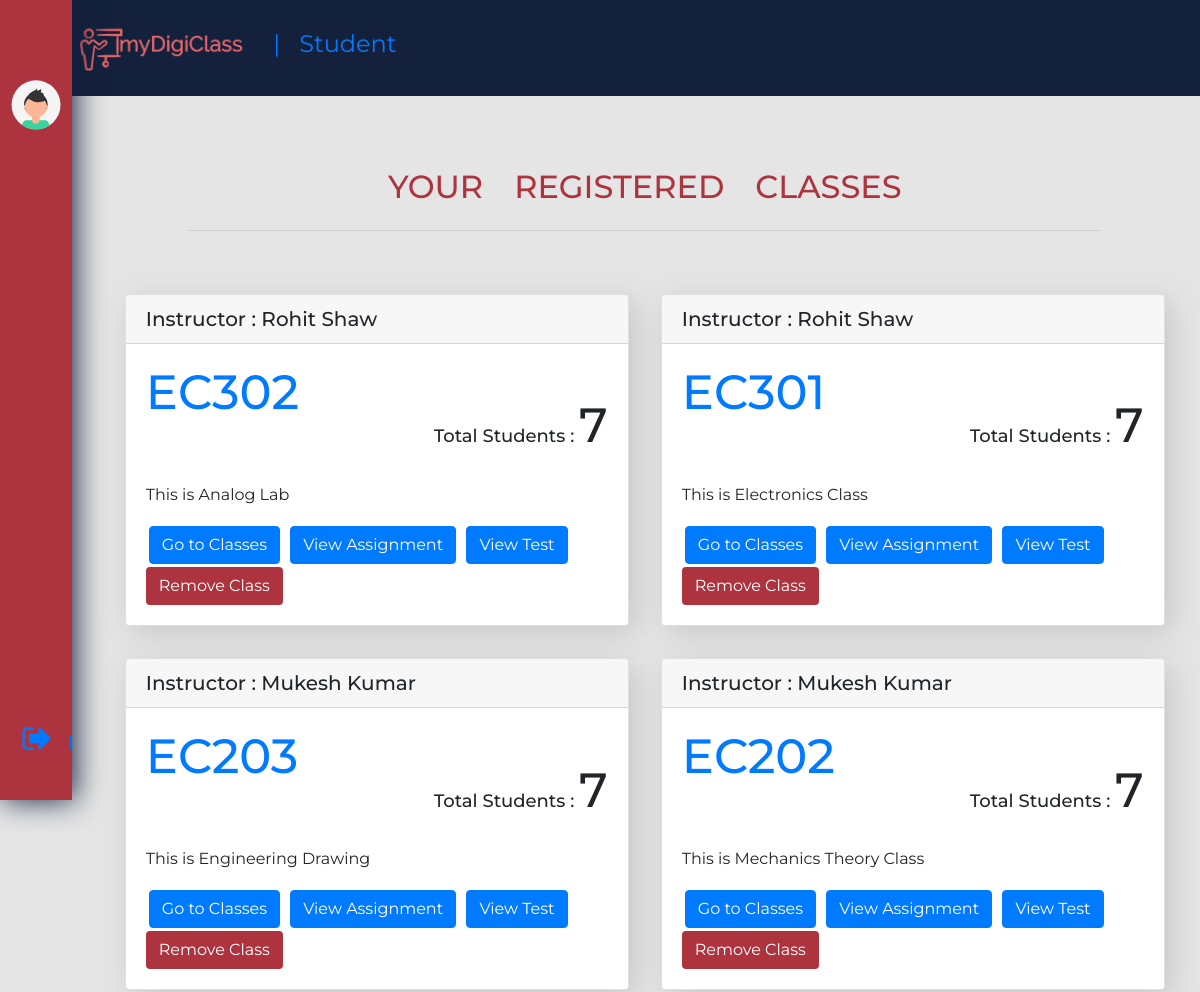
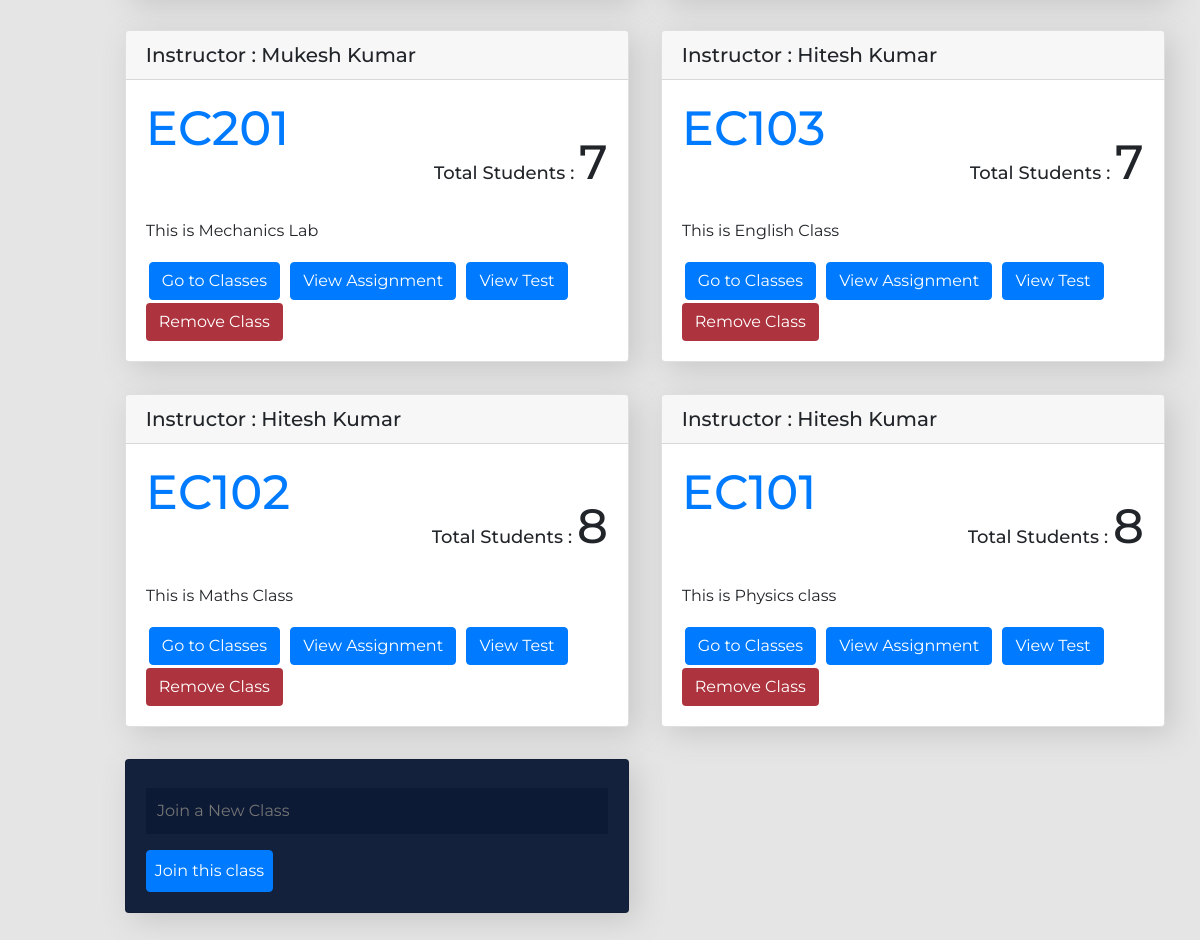
The app's page /Class (signed in), older data (2 pictures, top to bottom).
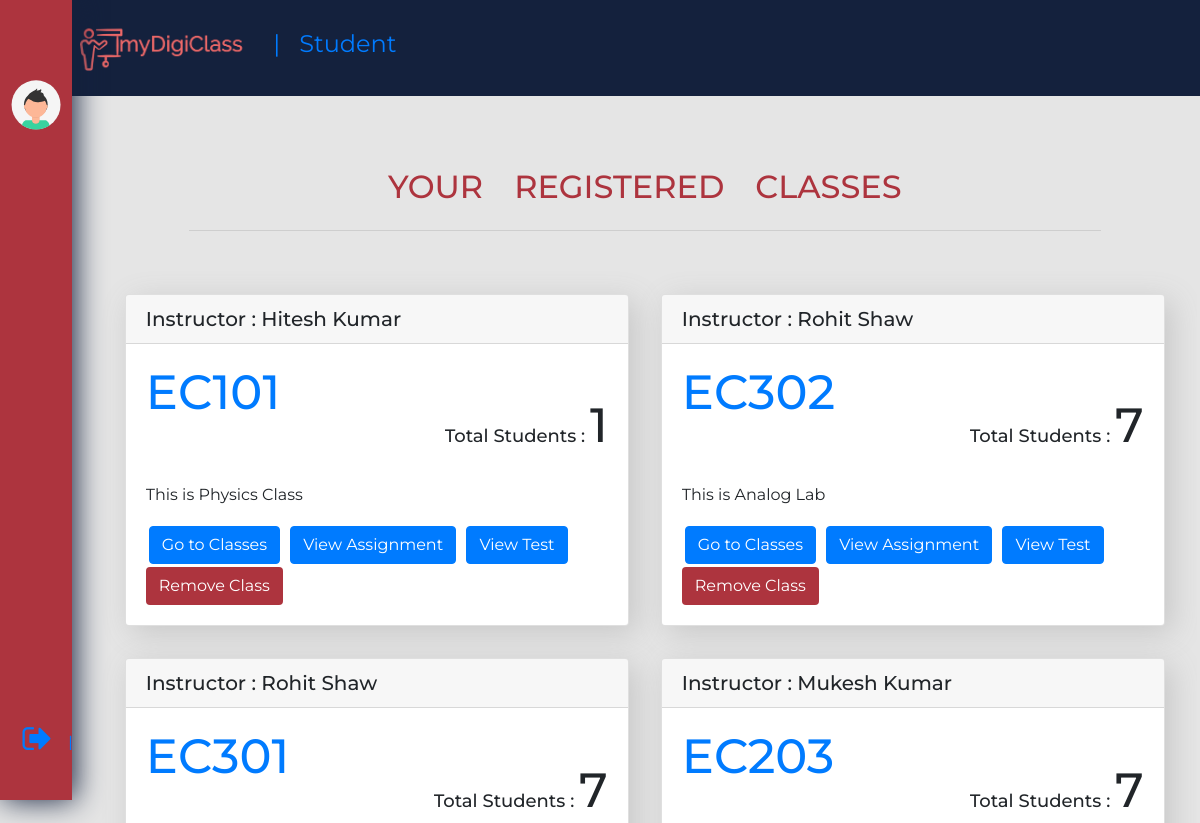
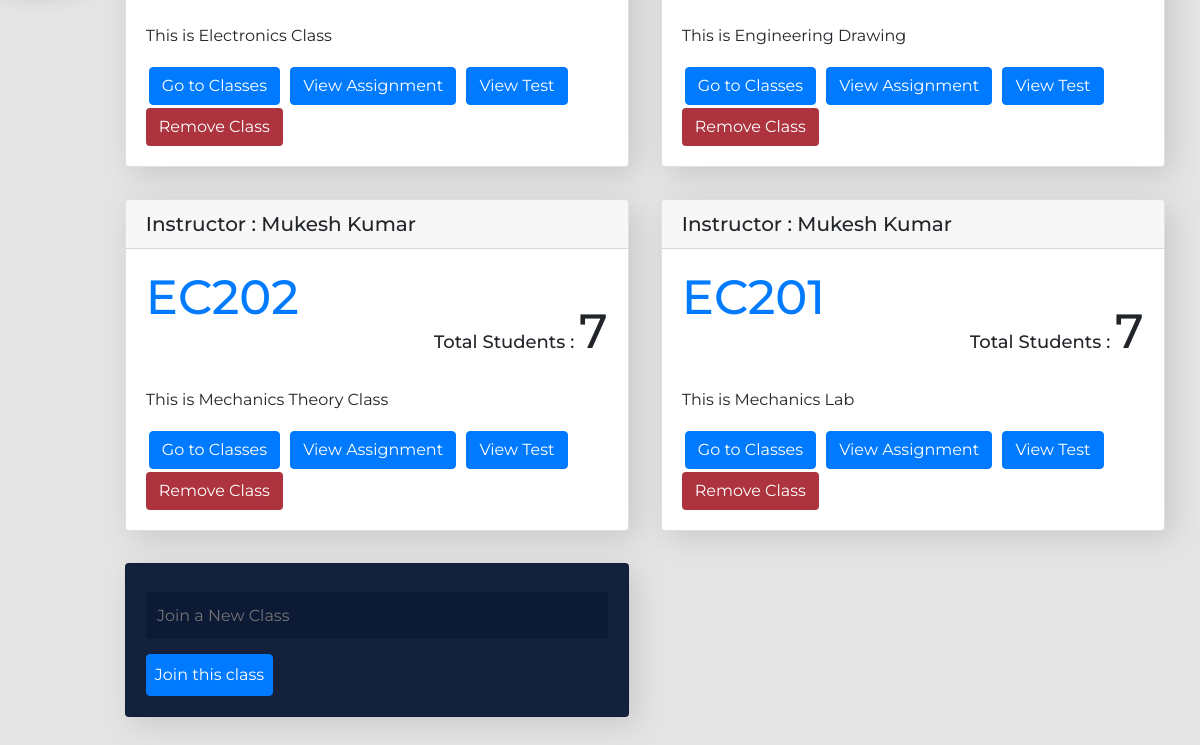
The same page, newer data (2 pictures, top to bottom).
### tables this page shows
CREATE TABLE class(
cls_id text PRIMARY KEY,
desc text,
creator text,
logged boolean
, c_id text);

### server.py (the view)
@app.route('/Class')
def Classs():
	if not check_session(): return redirect(url_for('login'))
	occ=session['user']['occ']
	classes=Class.allclasses(c,session['user']['user_id'])
	name=session['user']['name']
	roll=session['user']['roll']
	username=session['user']['user_id']
	clg_name=college.getCollegeName(c,session['user']['clg_id'])
	teachers=getTeachers()
	return render_template('class.html',occ=occ,classes=classes,username=username,name=name,roll=roll,clg_name=clg_name,teachers=teachers)

### Data_Models/Class.py (called while the page is built)
	@staticmethod
	def allclasses(c,user_id=None,cls_id=None):
		ids=[]
		if user_id :
			c.execute("select cls_id from urc where user_id=?",(user_id,))
			ids=c.fetchall()
		else:
			ids=[(cls_id,)]
		ls=[]
		for i in ids:
			c.execute("select * from class where cls_id=?",i)
			k=c.fetchone()
			c.execute("select user_id from urc where cls_id=?",i)
			sz=len(c.fetchall())-1
			ls.append({'cls_id':k[0].split("_")[1],'desc':k[1],'creator':k[2],'participants':sz})
		if cls_id:
			ls=ls[0]
		if type(ls)==type([]):
			print(ls)
			return reversed(ls)
		return ls

	@staticmethod
	def getTeacherClasses(c,c_id):
		c.execute("select cls_id,desc from class where c_id=?",(c_id,))
		cs=c.fetchall()
		ls=[]
		for cl in cs :
			ls.append({'cls_id':cl[0].split("_")[1],'desc':cl[1]})
		return ls

### Data_Models/College.py (called while the page is built)
	@staticmethod
	def getCollegeName(c,clg_id):
		c.execute("select name from college where clg_id=?",(clg_id,))
		l=c.fetchone()
		return l[0]

### Data_Models/User.py (called while the page is built)
	@staticmethod
	def getTeachers(c,clg_id):
		c.execute("select user_id,name from user where clg_id=? and occ='teacher'",(clg_id,))
		ts = c.fetchall()
		ls=[]
		for t in ts:
			ls.append({'user_id':t[0],'name':t[1]})
		return ls

### server.py (called while the page is built)
def check_session():
	if 'user' in session:
		return True
	return False

def getTeachers():
	teachers = user.getTeachers(c,session['user']['clg_id'])
	ls=[]
	for t in teachers:
		d={}
		d['name']=t['name']
		d['user_id']=t['user_id']
		d['classes']=getTeacherClasses(t['user_id'])
		ls.append(d)
	print(ls)
	return ls

def getTeacherClasses(uid):
	classes=Class.getTeacherClasses(c,uid)
	return classes

### Template/class.html (shortened to what this page needs)
<!DOCTYPE html>
<html>
<head>
	<link rel="stylesheet" href="https://stackpath.bootstrapcdn.com/bootstrap/4.5.0/css/bootstrap.min.css">
	<link rel="stylesheet" href="https://stackpath.bootstrapcdn.com/font-awesome/4.7.0/css/font-awesome.min.css">
  <link rel="stylesheet" href="../static/css/view.css">
</head>
<body onload="onload()">
	<div class="navbar-home">
		<a class="navbar-brand" href="#" style="font-size:x-large;"><img src="../static/icons/logo.png" alt="" height="50px" > | &nbsp;
			{% if occ=="teacher" %}
				Teacher
			{% else %}
				Student
			{% endif %}
		</a>
	</div>
	<nav class="navbar navbar-dark side-menu">
		<ul>
		</ul>
		<div class="logout">
			<a href="/logout"><i class="fa fa-sign-out icon-logout"><span class="menu-text">LogOut</span></i></a>
		</div>
	</nav>
<div class="container-fluid content">
			<div class="title">
				<h2 class="title-text">your registered classes</h2>
			</div>
			<hr class="ruler">
			<div class="classes"  >
			{% for class in classes %}
			<div class="card class-view" id="scr">
				{% if occ!="teacher" %}
				<h5 class="card-header">Instructor : {{ class.creator }}</h5>
				{% endif %}
				<div class="card-body">
				<h5 class="card-title">
					<font size="9px">
						<a href="#">{{ class.cls_id }}</a>
						<p class="totalCount">
							<font size="4px">Total Students : </font>
							<span class="num">{{ class.participants }}</span>
						</p>
					</font>
				</h5>
				<p class="card-text">{{ class.desc }}</p>
				<a href="{{ url_for('chats',cls_id = class.cls_id) }}" class="btn btn-primary btn-custom">Go to Classes</a>
				<a href="/viewAss?cls_id={{ class.cls_id }}" class="btn btn-primary btn-custom">View Assignment</a>
				<a href="/view_test?cls_id={{ class.cls_id }}" class="btn btn-primary btn-custom">View Test</a>
				{% if occ!="teacher" %}
				<button class="btn remove-btn btn-custom" onclick='removeClass("{{ class.cls_id }}")' >Remove Class</button>
				{% else %}
				<button class="btn remove-btn btn-custom"onclick='deleteClass("{{ class.cls_id }}")' >Delete Class</button>
				{% endif %}
				</div>
			</div>
			{% endfor %}
			<div class="card class-view join-class" id="scr">
				<div class="card-body">
					<form action="/add_class" method="post">
						{% if occ!="teacher" %}
						<input class="card-input" type="text" name="cls_code" id="cls_code" placeholder="Join a New Class" required="True" onkeyup="check_classavail('s')" autocomplete="off">
						<input type="submit" name="" value="Join this class" class="btn btn-primary create-card-btn">
						{% endif %}
						</form>
				</div>
			</div>
</div>
</div>
</body>
</html>

### static/css/view.css (style rules this page uses)
* { box-sizing: border-box; font-family: 'Montserrat', sans-serif; overflow-x: hidden; }
.side-menu { box-shadow: 3px 0px 30px #14213D; z-index: 1000; position: fixed; top: 0px; left: 0px; height: 100vh; width: 4.5rem; background-color: #AD343E; transition: ease; transition-duration: 0.6s; overflow: hidden; }
.logout { color: #fff; position: absolute; font-size: 2em; bottom: 2rem; left: 0.7em; }
.menu-text { margin-top: 0; position: relative; top:0; text-transform: lowercase; font-size: 1.2rem; padding-left: 1rem; padding-bottom: 0.5rem; margin-bottom: 1em; }
.navbar-home { background-color: #14213D; height: 6rem; width: 100%; }
.navbar-brand { position: relative; top: 1rem; left: 5rem; overflow: hidden; }
body { background-color: #E5E5E5; }
.title { text-align: center; font-size: 28px; text-transform: uppercase; word-spacing: .8em; color: #AD343E; font-weight: bolder; }
.ruler { max-width: 80%; padding: .9em; padding-bottom: 0; }
.content { margin-top: 1.5em; margin-left: 2.8em; background-color: #e5e5e5; width: 100%; height: 100%; padding: 3em; }
.classes { padding : 1em; display: grid; grid-template-columns: repeat(auto-fill, minmax(370px, 1fr)); }
.class-view { background-color: #fff; margin: 1em; box-shadow: 7px 7px 30px #c7c7c7; overflow: visible; }
.btn-custom { margin: 3px; }
.card-input { position: relative; margin: .5em 0; padding: .7em; width: 100%; background-color: #0d1a36; color: #e5e5e5; border: none; }
.join-class { background-color: #14213D; }
.create-card-btn { text-align: center; margin: auto; color: #fff; padding: .5em; }
.remove-btn { text-align: center; margin: auto; color: #fff; background-color: #AD343E; }
.card-title .totalCount { margin-top: 0.7em; float:right; overflow-y: hidden; }
.num { font-size: 3rem; overflow-y: hidden; }

Row changes from the older to the newer data that the page shows:
no longer on this page (row edited): class: creator "Hitesh Kumar", cls_id "EC103", participants "7", desc "This is English Class"
no longer on this page (row edited): class: creator "Hitesh Kumar", cls_id "EC102", participants "8", desc "This is Maths Class"
changed class "Hitesh Kumar": participants "8" → "1"; desc "This is Physics class" → "This is Physics Class"; moves up the list
